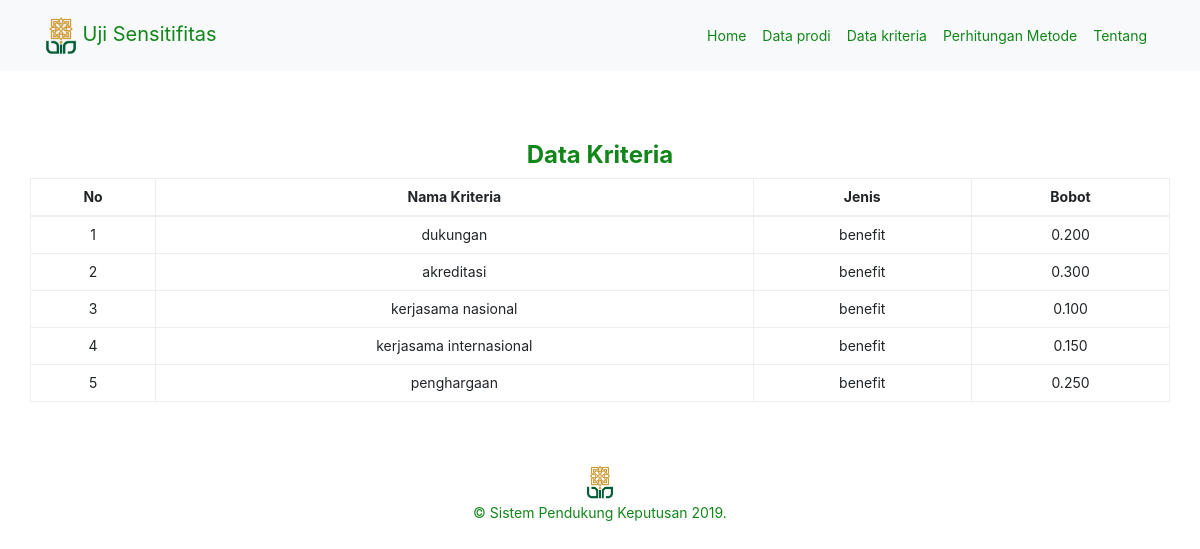
Page /data-kriteria.php on the committed database.
### tables this page shows
CREATE TABLE `kriteria` (
  `id_kriteria` int(11) NOT NULL,
  `nama_kriteria` varchar(50) NOT NULL,
  `tipe_kriteria` varchar(10) NOT NULL,
  `bobot_kriteria` double NOT NULL,
  `bobot_stvitas` double NOT NULL,
  `status` enum('ya','tidak') NOT NULL
);

### includes/kriteria.inc.php (called while the page is built, shortened)
<?php
    class Kriteria{
        private $conn;
        private $table_name = 'kriteria';
        public function __construct($db)
        {
            $this->conn = $db;
        }
        function readAll(){
            $query = "SELECT * FROM ".$this->table_name." ORDER BY id_kriteria ASC";
            $stmt = $this->conn->prepare($query);
            $stmt->execute();
            return $stmt;
        }
    }
?>

### data-kriteria.php (the view, shortened to what this page needs)
<?php
include_once 'header.php';
  $config = new Config();
  $db = $config->getConnection();
  include_once 'includes/kriteria.inc.php';
  $krit = new Kriteria($db);
?>
    <section class="pilihan" id="pilihan">
      <div class="container  ">
      <br>
      <br>
      <h3 class="text-uin"><center><b>Data Kriteria</b></center></h3>
        <div class="row">
          <table class="table table-bordered" id="tabelData01">
            <thead>
              <tr>
                <th>No</th>
                <th>Nama Kriteria</th>
                <th>Jenis</th>
                <th>Bobot</th>
              </tr>
            </thead>
            <tbody>
              <?php
                $no = 1;
                $kriteria = $krit->readAll();
                while($data_kriteria = $kriteria->fetch(PDO::FETCH_ASSOC)){
              ?>
              <tr>
                <td><?php echo $no++; ?></td>
                <td><?php echo $data_kriteria['nama_kriteria']; ?></td>
                <td><?php echo $data_kriteria['tipe_kriteria']; ?></td>
                <td><?php echo number_format($data_kriteria['bobot_kriteria'],3); ?></td>
              </tr>
              <?php } ?>
            </tbody>
          </table>
        </div>
      </div>
    </section>
<?php
include_once 'footer.php';
?>

### header.php (style rules this page uses)
table, thead, tr, tbody, th, td { text-align: center; }

### rows in the picture
kriteria: nama_kriteria "dukungan", tipe_kriteria "benefit", bobot_kriteria "0.200"
kriteria: nama_kriteria "akreditasi", tipe_kriteria "benefit", bobot_kriteria "0.300"
kriteria: nama_kriteria "kerjasama nasional", tipe_kriteria "benefit", bobot_kriteria "0.100"
kriteria: nama_kriteria "kerjasama internasional", tipe_kriteria "benefit", bobot_kriteria "0.150"
kriteria: nama_kriteria "penghargaan", tipe_kriteria "benefit", bobot_kriteria "0.250"
